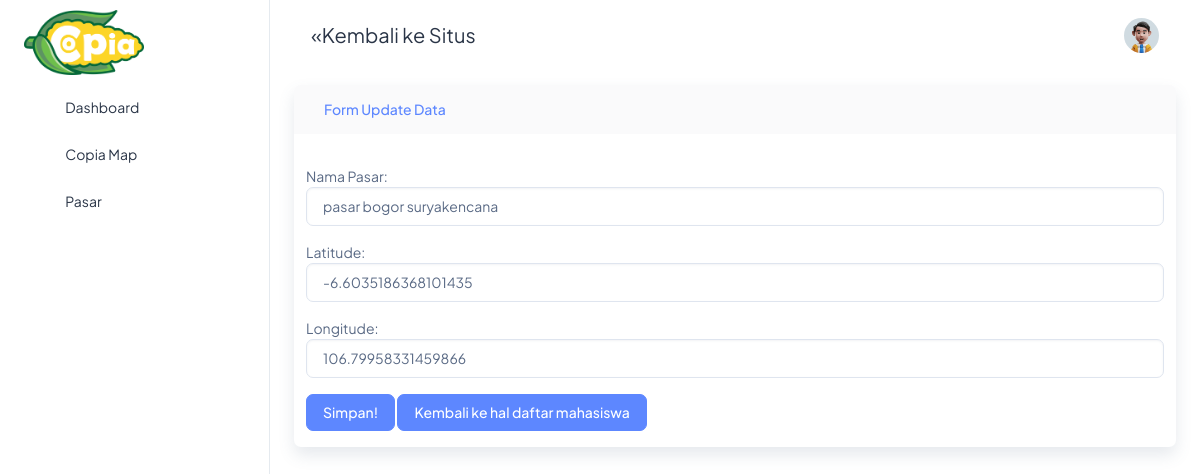
Page /update.php?id_pasar=1 on the committed database.
### tables this page shows
CREATE TABLE `pasar` (
  `id_pasar` int(11) NOT NULL,
  `pasar` varchar(50) NOT NULL,
  `latitude` varchar(50) NOT NULL,
  `longitude` varchar(50) NOT NULL
);

### update.php (the view, shortened to what this page needs)
<!doctype html>
<html lang="en">
<head>
  <link rel="stylesheet" href="assets/css/styles.min.css" />
  <link href="assets/vendor/datatables/dataTables.bootstrap4.min.css" rel="stylesheet">
</head>
<body>
    <div class="page-wrapper" id="main-wrapper" data-layout="vertical" data-navbarbg="skin6" data-sidebartype="full"
        data-sidebar-position="fixed" data-header-position="fixed">
        <aside class="left-sidebar">
            <div>
                <div class="brand-logo d-flex align-items-center justify-content-between">
                    <a href="./index.php" class="text-nowrap logo-img">
                        <img src="assets/images/logos/logo.png" width="120" style=" margin-top:10px; margin-bottom:10px;" alt="" />
                    </a>
                </div>
                <nav class="sidebar-nav scroll-sidebar" data-simplebar="">
                    <ul id="sidebarnav">
                        <li class="sidebar-item">
                            <a class="sidebar-link" href="index.php" aria-expanded="false">
                                <span>
                                    <i class="ti ti-layout-dashboard"></i>
                                </span>
                                <span class="hide-menu">Dashboard</span>
                            </a>
                        </li>
                        <li class="sidebar-item">
                            <a class="sidebar-link" href="copia_map.php" aria-expanded="false">
                                <span>
                                    <i class="ti ti-map"></i>
                                </span>
                                <span class="hide-menu">Copia Map</span>
                            </a>
                        </li>
                        <li class="sidebar-item">
                            <a class="sidebar-link" href="pasar.php" aria-expanded="false">
                                <span>
                                    <i class="ti ti-building-store"></i>
                                </span>
                                <span class="hide-menu">Pasar</span>
                            </a>
                        </li>
                    </ul>
                </nav>
            </div>
        </aside>
        <div class="body-wrapper">
            <header class="app-header">
                <nav class="navbar navbar-expand-lg navbar-light">
                    <ul class="navbar-nav">
                        <li class="nav-item">
                            <a class="nav-link" aria-current="page" href="#" id="item" style="font-size: 20px;">&laquo;Kembali ke Situs</a>
                        </li>
                    </ul>
                    <div class="navbar-collapse justify-content-end px-0" id="navbarNav">
                        <ul class="navbar-nav flex-row ms-auto align-items-center justify-content-end" aria-expand="true">
                            <li class="nav-item dropdown">
                                <a class="nav-link nav-icon-hover" id="drop2" data-bs-toggle="dropdown"
                                    aria-expanded="false">
                                    <img src="assets/images/profile/user-1.jpg" alt="" width="35" height="35" class="rounded-circle">
                                </a>
                            </li>
                        </ul>
                    </div>
                </nav>
            </header>
            <div class="container-fluid">
                <div class="card shadow mb-4">
                    <div class="card-header py-3">
                        <h6 class="m-0 font-weight-bold text-primary">Form Update Data</h6>
                    </div>
                    <?php
                    include "connect.php";
                    $conn = new mysqli($servername, $username, $password, $dbname);
                    $sql = "SELECT * FROM pasar WHERE id_pasar='".$_GET["id_pasar"]."'";
                    $result = $conn->query($sql);
                    $row = $result->fetch_assoc()
                    ?>
                    <div class="container mt-3">
                      <form action="aksi_update.php" method="post">
                        <div class="mb-3 mt-3">
                          <label for="pasar">Nama Pasar:</label>
                          <input type="text" class="form-control" id="pasar" placeholder="masukan nama pasar anda" name="pasar" value="<?php echo $row["pasar"]; ?>">
                        </div>
                        <div class="mb-3">
                          <label for="latitude">Latitude:</label>
                          <input type="text" class="form-control" id="latitude" placeholder="masukan latitude anda" name="latitude" value="<?php echo $row["latitude"]; ?>">
                        </div>
                        <div class="mb-3">
                          <label for="nama">Longitude:</label>
                          <input type="text" class="form-control" id="longitude" placeholder="masukan longitude anda" name="longitude" value="<?php echo $row["longitude"]; ?>">
                        </div>
                        <div class="mb-3">
                          <button type="submit" class="btn btn-primary">Simpan!</button>
                          <a href="pasar.php" class="btn btn-primary">Kembali ke hal daftar mahasiswa</a>
                        </div>
                      </form>
                    </div>
                  </div>
            </div>
        </div>
    </div>
</body>
</html>

### rows in the picture
pasar: pasar "pasar bogor suryakencana", latitude "-6.6035186368101435", longitude "106.79958331459866"
